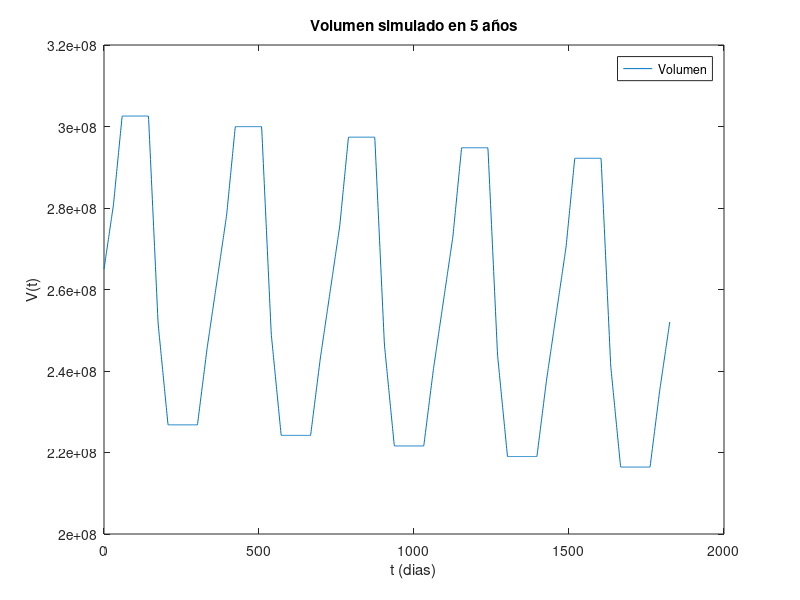
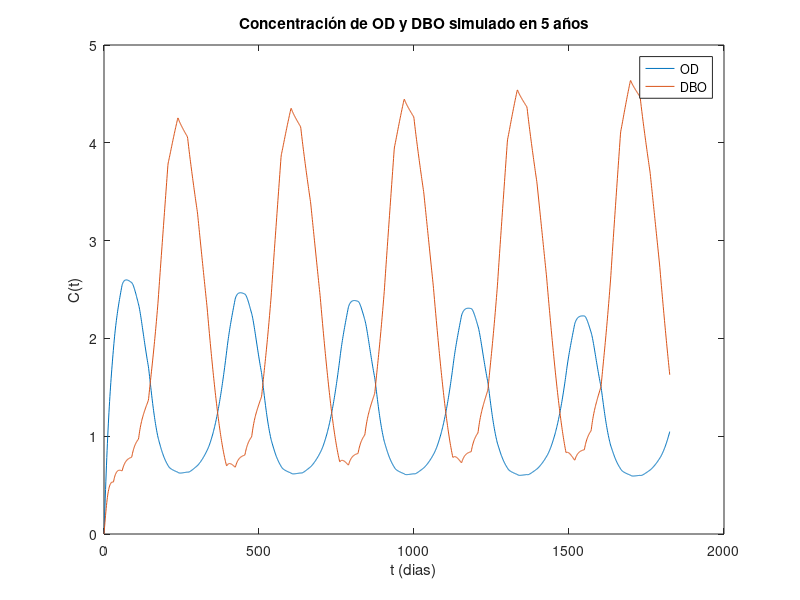
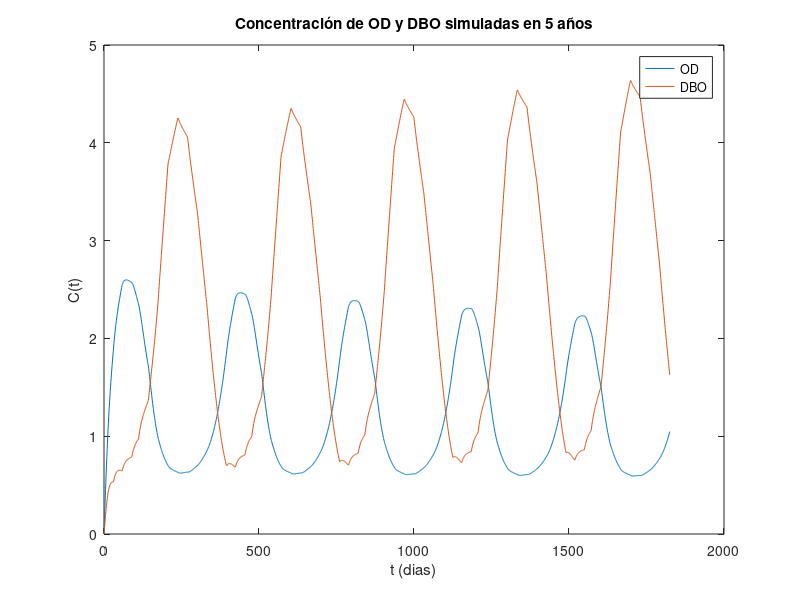
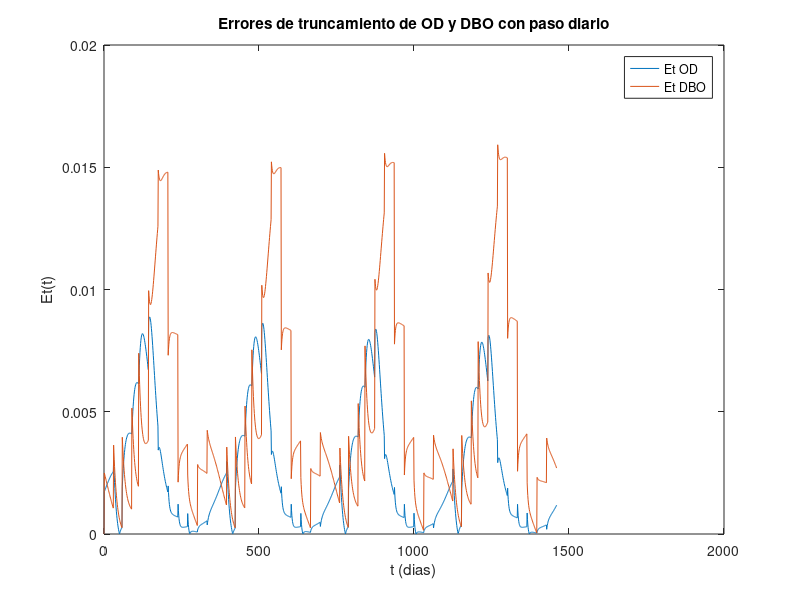

The MATLAB source for these figures, in order:
clear all;

function datos_balance = iterar_mes(vn, on, dn, h, dia_inicial, dia_final, numero_mes)
  # Datos
  caudales = load("caudales_mensuales.dat"); # m^3/s
  kbd_0 = 0.1; # 1/día
  ka = 0.01; # 1/día
  ko2 = 1.4; # g^2/m^6
  dbo_e = 20; # g/m^3
  od_e = 2; # g/m^3
  od_s = 9; # g/m^3
  # 20 -> 100%
  # 16 -> 80%

  datos_balance = zeros(dia_final-dia_inicial+1, 3);

  # Obtengo los caudales y les cambio las unidades a m^3/dia
  qe1 = 86400 * caudales(numero_mes, 1);
  qs1 = 86400 * caudales(numero_mes, 2);

  qe2 = qe1;
  qs2 = qs1;

   for i = 1:dia_final-dia_inicial+1

    if(i == dia_final-dia_inicial+1 && numero_mes != 12)
      qe2 = 86400 * caudales(numero_mes+1, 1); # qe(tn+1)
      qs2 = 86400 * caudales(numero_mes+1, 2); # qs(tn+1)
    endif

    if(numero_mes == 12 && i == dia_final-dia_inicial+1)
      qe2 = 86400 * caudales(1, 1);
      qs2 = 86400 * caudales(1, 2);
    endif

    q1v = h*(qe1 - qs1);
    q2v = h*(qe2 - qs2);

    kbd1 = kbd_0 * (on.^2 / (on.^2 + ko2));
    g1 = ka * vn * (od_s - on);
    p1 = kbd1 * vn * dn;

    q1o = h*(((qe1 * od_e - qs1 * on) + g1 - p1)/vn);
    q1d = h*(((qe1 * dbo_e - qs1 * dn) - p1)/vn);

    kbd2 = kbd_0 * ((on + q1o).^2 / ((on + q1o).^2 + ko2));
    g2 = ka * (vn+q1v) * (od_s - on - q1o);
    p2 = kbd2 * (vn+q1v) * (dn + q1d);

    q2o = h*(((qe2 * od_e - qs2 * (on + q1o)) + g2 - p2)/(vn+q1v));
    q2d = h*(((qe2 * dbo_e - qs2 * (dn + q1d)) - p2)/(vn + q1v));

    vn = vn + ((0.5) * (q1v + q2v));
    on = on + ((0.5) * (q1o + q2o));
    dn = dn + ((0.5) * (q1d + q2d));

    datos_balance(i, 1) = vn;
    datos_balance(i, 2) = on;
    datos_balance(i, 3) = dn;
  endfor
endfunction

function bal_anual = iterar_12_meses(v0, o0, d0, h)
  cantidad_datos = round(365.*(1/h));
  bal_anual = [zeros(cantidad_datos, 1), zeros(cantidad_datos, 1), zeros(cantidad_datos, 1)];

  for i = 1:12
    switch(i)
    case 1
      bal_anual(1:round(31/h), :) = iterar_mes(v0, o0, d0, h, 1, round(31/h), i);
    case 2
      bal_anual(round(31/h)+1:round(59/h), :) = iterar_mes(bal_anual(round(31/h), 1), bal_anual(round(31/h), 2), bal_anual(round(31/h), 3), h, round(31/h)+1, round(59/h), i);
    case 3
      bal_anual(round(59/h)+1:round(90/h), :) = iterar_mes(bal_anual(round(59/h), 1), bal_anual(round(59/h), 2), bal_anual(round(59/h), 3), h, round(59/h)+1, round(90/h), i);
    case 4
      bal_anual(round(90/h)+1:round(112/h), :) = iterar_mes(bal_anual(round(90.*1/h), 1), bal_anual(round(90.*1/h), 2), bal_anual(round(90.*1/h), 3), h, round(90*1/h)+1, round(112.*1/h), i);
    case 5
      bal_anual(round(112/h)+1:round(144/h), :) = iterar_mes(bal_anual(round(112.*1/h), 1), bal_anual(round(112.*1/h), 2), bal_anual(round(112.*1/h), 3), h, round(112*1/h)+1, round(144.*1/h), i);
    case 6
      bal_anual(round(144/h)+1:round(175/h), :) = iterar_mes(bal_anual(round(144.*1/h), 1), bal_anual(round(144.*1/h), 2), bal_anual(round(144.*1/h), 3), h, round(144*1/h)+1, round(175.*1/h), i);
    case 7
      bal_anual(round(175/h)+1:round(207/h), :) = iterar_mes(bal_anual(round(175.*1/h), 1), bal_anual(round(175.*1/h), 2), bal_anual(round(175.*1/h), 3), h, round(175*1/h)+1, round(207.*1/h), i);
    case 8
      bal_anual(round(207/h)+1:round(239/h), :) = iterar_mes(bal_anual(round(207.*1/h), 1), bal_anual(round(207.*1/h), 2), bal_anual(round(207.*1/h), 3), h, round(207*1/h)+1, round(239.*1/h), i);
    case 9
      bal_anual(round(239*1/h)+1:round(270/h), :) = iterar_mes(bal_anual(round(239.*1/h), 1), bal_anual(round(239.*1/h), 2), bal_anual(round(239.*1/h), 3), h, round(239*1/h)+1, round(270.*1/h), i);
    case 10
      bal_anual(round(270/h)+1:round(302/h), :) = iterar_mes(bal_anual(round(270.*1/h), 1), bal_anual(round(270.*1/h), 2), bal_anual(round(270.*1/h), 3), h, round(270*1/h)+1, round(302.*1/h), i);
    case 11
      bal_anual(round(302/h)+1:round(333/h), :) = iterar_mes(bal_anual(round(302.*1/h), 1), bal_anual(round(302.*1/h), 2), bal_anual(round(302.*1/h), 3), h, round(302*1/h)+1, round(333.*1/h), i);
    case 12
      bal_anual(round(333/h)+1:round(365/h), :) = iterar_mes(bal_anual(round(333.*1/h), 1), bal_anual(round(333.*1/h), 2), bal_anual(round(333.*1/h), 3), h, round(333*1/h)+1, round(365.*(1/h)), i);
    endswitch
  endfor
endfunction


v0 = 264.98 * (10.^6); # V0 obtenido por ajuste, y expresado en (m^3)
o0 = 0; # OD0
d0 = 0; # DBO0


h = 1; #en dias
rungekutta_paso_diario(1:365, :) = iterar_12_meses(v0, o0, d0, h);
v = rungekutta_paso_diario(365, 1);
o = rungekutta_paso_diario(365, 2);
d = rungekutta_paso_diario(365, 3);
rungekutta_paso_diario(366:730, :) = iterar_12_meses(v, o, d, h);
v = rungekutta_paso_diario(730, 1);
o = rungekutta_paso_diario(730, 2);
d = rungekutta_paso_diario(730, 3);
rungekutta_paso_diario(731:1095, :) = iterar_12_meses(v, o, d, h);
v = rungekutta_paso_diario(1095, 1);
o = rungekutta_paso_diario(1095, 2);
d = rungekutta_paso_diario(1095, 3);
rungekutta_paso_diario(1096:1460, :) = iterar_12_meses(v, o, d, h);
v = rungekutta_paso_diario(1460, 1);
o = rungekutta_paso_diario(1460, 2);
d = rungekutta_paso_diario(1460, 3);
rungekutta_paso_diario(1461:1825, :) = iterar_12_meses(v, o, d, h);


h = 0.5; #en dias
rungekutta_paso_medio_dia(1:730, :) = iterar_12_meses(v0, o0, d0, h);
v = rungekutta_paso_medio_dia(730, 1);
o = rungekutta_paso_medio_dia(730, 2);
d = rungekutta_paso_medio_dia(730, 3);
rungekutta_paso_medio_dia(731:1460, :) = iterar_12_meses(v, o, d, h);
v = rungekutta_paso_medio_dia(1460, 1);
o = rungekutta_paso_medio_dia(1460, 2);
d = rungekutta_paso_medio_dia(1460, 3);
rungekutta_paso_medio_dia(1461:2190, :) = iterar_12_meses(v, o, d, h);
v = rungekutta_paso_medio_dia(2190, 1);
o = rungekutta_paso_medio_dia(2190, 2);
d = rungekutta_paso_medio_dia(2190, 3);
rungekutta_paso_medio_dia(2191:2920, :) = iterar_12_meses(v, o, d, h);
v = rungekutta_paso_medio_dia(2920, 1);
o = rungekutta_paso_medio_dia(2920, 2);
d = rungekutta_paso_medio_dia(2920, 3);
rungekutta_paso_medio_dia(2921:3650, :) = iterar_12_meses(v, o, d, h);


h = 7; #en dias
rungekutta_paso_semanal = iterar_12_meses(v0, o0, d0, h);
rungekutta_paso_semanal(1:52, :) = iterar_12_meses(v0, o0, d0, h);
v = rungekutta_paso_semanal(52, 1);
o = rungekutta_paso_semanal(52, 2);
d = rungekutta_paso_semanal(52, 3);
rungekutta_paso_semanal(53:104, :) = iterar_12_meses(v, o, d, h);
v = rungekutta_paso_semanal(104, 1);
o = rungekutta_paso_semanal(104, 2);
d = rungekutta_paso_semanal(104, 3);
rungekutta_paso_semanal(105:156, :) = iterar_12_meses(v, o, d, h);
v = rungekutta_paso_semanal(156, 1);
o = rungekutta_paso_semanal(156, 2);
d = rungekutta_paso_semanal(156, 3);
rungekutta_paso_semanal(157:208, :) = iterar_12_meses(v, o, d, h);
v = rungekutta_paso_semanal(208, 1);
o = rungekutta_paso_semanal(208, 2);
d = rungekutta_paso_semanal(208, 3);
rungekutta_paso_semanal(209:260, :) = iterar_12_meses(v, o, d, h);


et_rungekutta_semanal = abs(rungekutta_paso_semanal(53:260, 2:3) - rungekutta_paso_medio_dia(744:14:3650, 2:3));
et_rungekutta_diario = abs(rungekutta_paso_diario(366:1825, 2:3) - rungekutta_paso_medio_dia(732:2:3650, 2:3));

# desplazo los datos calculados para graficarlos desde el 0
rungekutta_paso_diario(2:1826, :) = rungekutta_paso_diario(1:1825, :);
rungekutta_paso_diario(1, :) = [v0, o0, d0];

rungekutta_paso_semanal(2:261, :) = rungekutta_paso_semanal(1:260, :);
rungekutta_paso_semanal(1, :) = [v0, o0, d0];

# Grafico de Volumen
plot(0:1825, rungekutta_paso_diario(:, 1));
legend("Volumen");
title("Volumen simulado en 5 años");
xlabel ("t (dias)");
ylabel ("V(t)");
hold off;

print -djpeg rungekutta_volumen_simulado.jpg;

# Graficos de concentracion con paso Diario
plot(0:1825, rungekutta_paso_diario(:, 2));
hold on;
plot(0:1825, rungekutta_paso_diario(:, 3));
legend("OD", "DBO");
title("Concentración de OD y DBO simulado en 5 años");
xlabel ("t (dias)");
ylabel ("C(t)");
hold off;

print -djpeg rungekutta_paso_diario.jpg;

# Graficos de concentracion con paso Diario
plot(0:1825, rungekutta_paso_diario(:, 2));
hold on;
plot(0:1825, rungekutta_paso_diario(:, 3));
legend("OD", "DBO");
title("Concentración de OD y DBO simuladas en 5 años");
xlabel ("t (dias)");
ylabel ("C(t)");
hold off;

print -djpeg rungekutta_paso_diario.jpg;

# Grafico errores de truncamiento con paso diario
plot(0:1460, [0; et_rungekutta_diario(:, 1)]); # grafico et OD
hold on;
plot(0:1460, [0; et_rungekutta_diario(:, 2)]); # grafico et DBO
legend("Et OD", "Et DBO");
title("Errores de truncamiento de OD y DBO con paso diario");
xlabel ("t (dias)");
ylabel ("Et(t)");
hold off;

print -djpeg rungekutta_errores_truncamiento_diario.jpg;

# Grafico errores de truncamiento con paso semanal
plot(0:208, [0; et_rungekutta_semanal(:, 1)]); # grafico et OD
hold on;
plot(0:208, [0; et_rungekutta_semanal(:, 2)]); # grafico et DBO
legend("Et OD", "Et DBO");
title("Error de truncamiento de OD y DBO con paso semanal");
xlabel ("t (semanas)");
ylabel ("Et(t)");
hold off;

print -djpeg rungekutta_errores_truncamiento_semanal.jpg;

# Grafico con paso semanal
plot(0:260, rungekutta_paso_semanal(:, 2)); # grafico et OD
hold on;
plot(0:260, rungekutta_paso_semanal(:, 3)); # grafico et DBO
legend("OD", "DBO");
title("Concentración de OD y DBO simuladas en 5 años");
xlabel ("t (semanas)");
ylabel ("C(t)");
hold off;

print -djpeg rungekutta_paso_semanal.jpg;
